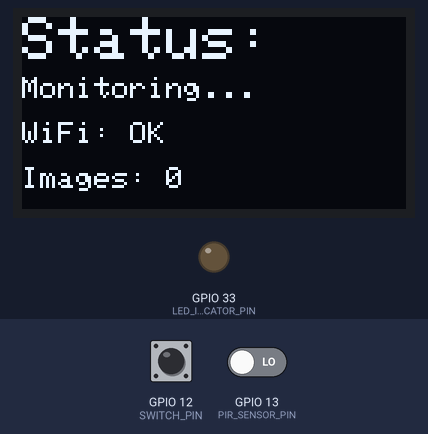
Bench run of a program on a simulated ESP32. Parts: 128×64 one-colour display, output pins drawn as LEDs (lit = HIGH). The test bench sets the inputs (shaded band); at power-on: GPIO 13 (PIR_SENSOR_PIN) LOW, GPIO 12 (SWITCH_PIN) HIGH. WiFi joins after 1.5 s; servers stay silent unless stated; uploads are accepted with an empty reply; what the program prints to the serial monitor is not drawn.

Above: at 10.7 s.
10.8 s: GPIO 13 (PIR_SENSOR_PIN) driven HIGH
At 12.2 s:
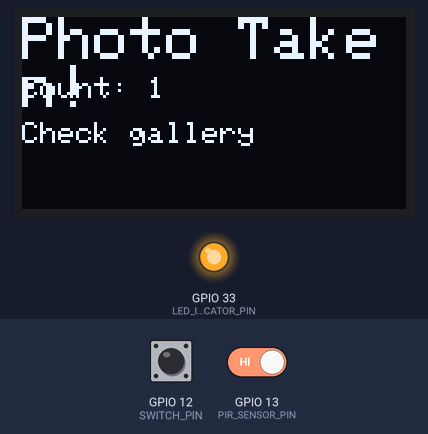
13.8 s: GPIO 12 (SWITCH_PIN) pulled LOW for 0.15 s
At 15.1 s:
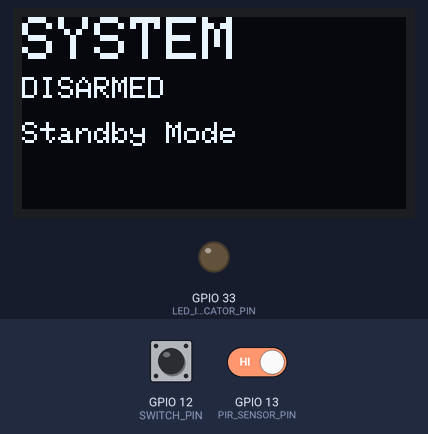
15.4 s: GPIO 12 (SWITCH_PIN) pulled LOW for 1 s
At 16.4 s:
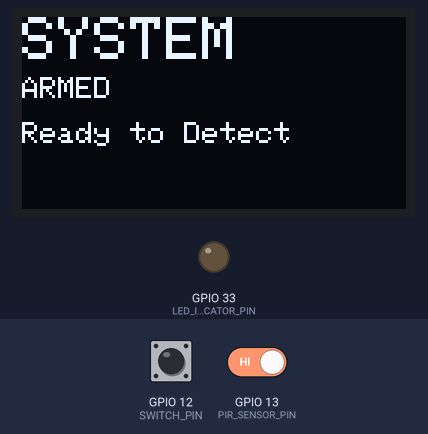
17.9 s: GPIO 12 (SWITCH_PIN) pulled LOW for 3.2 s
At 19.3 s:
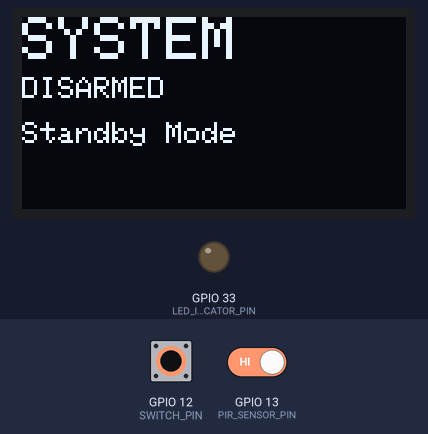
Timing chart, 0 to 20.9 s (numbered marks = the images above; inputs shaded):
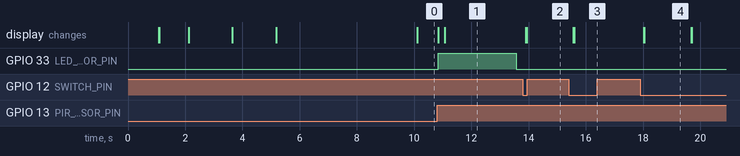

Measured:
- after the input at 10.8 s, GPIO 33 (LED_INDICATOR_PIN): LOW → HIGH at once, → LOW 2.7 s later; the display: first changes at once (image 1 shows a later state)
- after the input at 13.8 s, the display: first changes after 0.10 s (image 2 shows a later state)
- after the input at 15.4 s, the display: first changes after 0.16 s (image 3 shows a later state)
- after the input at 17.9 s, the display: first changes after 0.13 s (image 4 shows a later state)
- what the display in image 4 shows lasts 1.6 s, from 18.1 s to 19.7 s

The program:

main.cpp
```cpp
/*
 * Mini Security System - ESP32 Controller dengan Webcam Laptop
 *
 * ESP32 sebagai controller utama yang mengontrol sensor PIR, LED, switch, dan OLED.
 * Saat PIR mendeteksi gerakan, ESP32 mengirim HTTP trigger ke server Python
 * yang akan mengambil foto dari webcam laptop.
 */

#include <Arduino.h>
#include <WiFi.h>
#include <HTTPClient.h>
#include <Wire.h>
#include <Adafruit_GFX.h>
#include <Adafruit_SSD1306.h>

// OLED Display settings
#define SCREEN_WIDTH 128
#define SCREEN_HEIGHT 64
#define OLED_RESET -1
#define OLED_ADDRESS 0x3C
Adafruit_SSD1306 display(SCREEN_WIDTH, SCREEN_HEIGHT, &Wire, OLED_RESET);

// Pin definitions
#define PIR_SENSOR_PIN    13
#define LED_INDICATOR_PIN 33
#define SWITCH_PIN        12

// WiFi credentials
const char* ssid = "Adhyasta";
const char* password = "juarasatu";

// Server URL - GANTI dengan IP laptop Anda!
// Jalankan: hostname -I di laptop
const char* captureURL = "http://10.158.139.149:5000/capture";  // IP laptop saat ini

// Global variables
bool systemArmed = true;
bool motionDetected = false;
int imageCount = 0;
unsigned long lastMonitorTime = 0;
const unsigned long monitorInterval = 10000;
unsigned long lastSwitchTime = 0;
const unsigned long debounceDelay = 200;
unsigned long lastPIRTime = 0;
const unsigned long pirDebounceDelay = 5000;

// Function declarations
void initWiFi();
void initPins();
void initOLED();
void updateOLED(String line1, String line2 = "", String line3 = "", String line4 = "");
bool triggerCameraCapture();
void handleMotionDetection();
void handleSystemSwitch();
void displayStatus();

void setup() {
  Serial.begin(115200);
  delay(1000);
  Serial.println();
  Serial.println("========================================");
  Serial.println("  Security System - ESP32 + Webcam");
  Serial.println("========================================");

  initPins();
  initOLED();

  updateOLED("System Starting", "Please wait...");
  delay(1000);

  initWiFi();

  Serial.println("  Sistem Siap!");
  displayStatus();
}

void loop() {
  handleSystemSwitch();

  if (systemArmed) {
    handleMotionDetection();

    if (millis() - lastMonitorTime >= monitorInterval) {
      Serial.println("[STATUS] Monitoring...");
      updateOLED("Status:", "Monitoring...",
                 WiFi.status() == WL_CONNECTED ? "WiFi: OK" : "WiFi: NO",
                 String("Images: ") + String(imageCount));
      lastMonitorTime = millis();
    }
  }

  delay(100);
}

void initOLED() {
  Serial.println("[INIT] Menginisialisasi OLED display...");
  Wire.begin();

  if (!display.begin(SSD1306_SWITCHCAPVCC, OLED_ADDRESS)) {
    Serial.println("[WARNING] OLED tidak ditemukan! Lanjutkan tanpa OLED...");
    return;
  }

  display.clearDisplay();
  display.setTextSize(1);
  display.setTextColor(SSD1306_WHITE);
  display.setCursor(0, 0);
  display.println("Security System");
  display.println("Initializing...");
  display.display();

  Serial.println("[INIT] OLED berhasil diinisialisasi");
}

void updateOLED(String line1, String line2, String line3, String line4) {
  display.clearDisplay();
  display.setTextSize(1);
  display.setTextColor(SSD1306_WHITE);

  display.setCursor(0, 0);
  display.setTextSize(2);
  display.println(line1);

  display.setTextSize(1);
  display.setCursor(0, 20);
  display.println(line2);
  display.setCursor(0, 35);
  display.println(line3);
  display.setCursor(0, 50);
  display.println(line4);

  display.display();
}

void initPins() {
  Serial.println("[INIT] Menginisialisasi pin GPIO...");
  pinMode(PIR_SENSOR_PIN, INPUT);
  pinMode(LED_INDICATOR_PIN, OUTPUT);
  pinMode(SWITCH_PIN, INPUT_PULLUP);
  digitalWrite(LED_INDICATOR_PIN, LOW);
  Serial.println("[INIT] Pin GPIO berhasil diinisialisasi");
}

void initWiFi() {
  Serial.println("[INIT] Menghubungkan ke WiFi...");
  updateOLED("WiFi", String("SSID: ") + String(ssid), "Connecting...");

  WiFi.mode(WIFI_STA);
  WiFi.begin(ssid, password);

  int attempts = 0;
  while (WiFi.status() != WL_CONNECTED && attempts < 20) {
    delay(500);
    Serial.print(".");
    attempts++;
  }

  Serial.println();

  if (WiFi.status() == WL_CONNECTED) {
    Serial.println("[INIT] WiFi berhasil terhubung!");
    Serial.print("[INIT] IP Address: ");
    Serial.println(WiFi.localIP());

    updateOLED("WiFi OK", WiFi.localIP().toString(), "", "");
    delay(1500);
  } else {
    Serial.println("[ERROR] WiFi gagal terhubung!");
    updateOLED("WiFi ERROR", "Check SSID/Pass", "Use 2.4GHz", "");
    delay(2000);
  }
}

bool triggerCameraCapture() {
  if (WiFi.status() != WL_CONNECTED) {
    Serial.println("[WARNING] WiFi tidak terhubung");
    return false;
  }

  Serial.println("[CAMERA] Mengirim trigger ke server...");
  HTTPClient http;
  http.begin(captureURL);
  http.addHeader("Content-Type", "application/json");

  // Kirim POST request kosong atau dengan data sederhana
  String jsonData = "{\"source\":\"esp32\",\"motion\":true}";
  int httpResponseCode = http.POST(jsonData);

  if (httpResponseCode > 0) {
    Serial.printf("[HTTP] Response code: %d\n", httpResponseCode);
    String response = http.getString();
    Serial.printf("[HTTP] Response: %s\n", response.c_str());
    http.end();
    return true;
  } else {
    Serial.printf("[ERROR] HTTP POST gagal: %s\n", http.errorToString(httpResponseCode).c_str());
    http.end();
    return false;
  }
}

void handleMotionDetection() {
  int pirState = digitalRead(PIR_SENSOR_PIN);

  if (pirState == HIGH && !motionDetected) {
    if (millis() - lastPIRTime >= pirDebounceDelay) {
      motionDetected = true;
      lastPIRTime = millis();

      Serial.println();
      Serial.println("========================================");
      Serial.println("[ALERT] Motion Detected!");
      Serial.println("========================================");

      updateOLED("MOTION!", "Detected", "Capturing...", "");

      digitalWrite(LED_INDICATOR_PIN, HIGH);
      Serial.println("[ACTION] LED dihidupkan");

      // Trigger webcam capture via HTTP
      bool success = triggerCameraCapture();

      if (success) {
        Serial.println("[SUCCESS] Capture triggered!");
        imageCount++;
        updateOLED("Photo Taken!", String("Count: ") + String(imageCount), "Check gallery", "");
        delay(1500);
      } else {
        Serial.println("[ERROR] Gagal trigger capture");
        updateOLED("SERVER ERROR", "Check connection", "", "");
        delay(2000);
      }

      delay(1000);
      digitalWrite(LED_INDICATOR_PIN, LOW);
      Serial.println("[ACTION] LED dimatikan");
      Serial.println("========================================");
    }
  }

  if (pirState == LOW && motionDetected) {
    motionDetected = false;
  }
}

void handleSystemSwitch() {
  int switchState = digitalRead(SWITCH_PIN);

  if (switchState == LOW) {
    if (millis() - lastSwitchTime >= debounceDelay) {
      systemArmed = !systemArmed;
      lastSwitchTime = millis();

      Serial.println();
      Serial.println("========================================");
      displayStatus();
      Serial.println("========================================");

      if (systemArmed) {
        updateOLED("SYSTEM", "ARMED", "Ready to Detect", "");
      } else {
        updateOLED("SYSTEM", "DISARMED", "Standby Mode", "");
      }
      delay(1500);

      if (!systemArmed) {
        digitalWrite(LED_INDICATOR_PIN, LOW);
      }

      lastMonitorTime = millis();
    }
  }
}

void displayStatus() {
  if (systemArmed) {
    Serial.println("[STATUS] System Armed - Monitoring aktif");
  } else {
    Serial.println("[STATUS] System Disarmed - Monitoring tidak aktif");
  }

  if (WiFi.status() == WL_CONNECTED) {
    Serial.print("[STATUS] WiFi Connected - IP: ");
    Serial.println(WiFi.localIP());
  } else {
    Serial.println("[STATUS] WiFi Disconnected");
  }

  Serial.printf("[STATUS] Images captured: %d\n", imageCount);

  String line1 = systemArmed ? "ARMED" : "DISARMED";
  String line2 = WiFi.status() == WL_CONNECTED ? "WiFi: OK" : "WiFi: FAIL";
  String line3 = String("Photos: ") + String(imageCount);
  String line4 = "";

  updateOLED(line1, line2, line3, line4);
}
```
